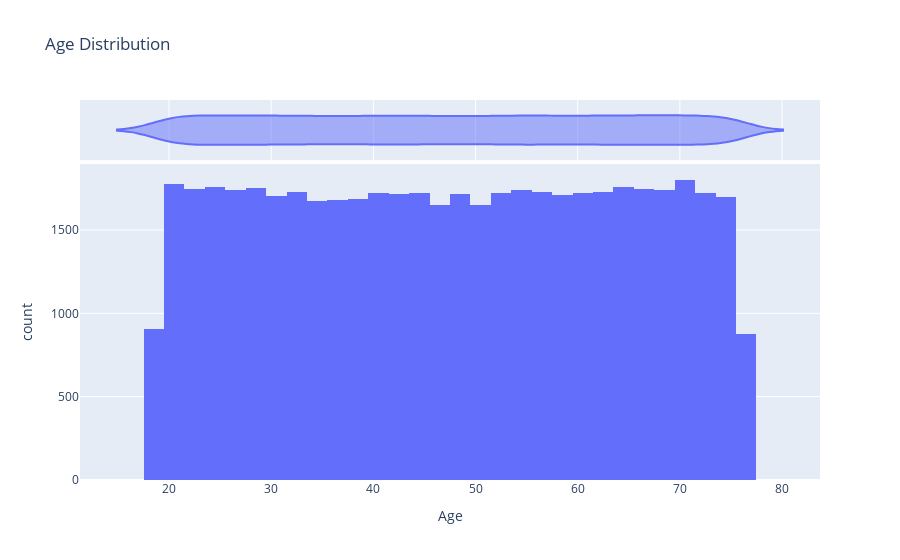

Notebook source saved alongside this figure:
### Code cell
# Calculate age
current_year = pd.Timestamp.now().year
customer_transactions['Age'] = current_year - customer_transactions['Birthdate'].dt.year

# Create histogram with KDE
fig = px.histogram(customer_transactions, x='Age', nbins=30, marginal='violin', title='Age Distribution')

# Show the plot
fig.show()

### Figure 1 — Plotly figure (JSON) as saved in the notebook; plotly's stock layout.template omitted (floating-point values rounded to 4 significant figures; data arrays with more than 128 entries replaced by an {"elided": "..."} marker saying what was removed)
{"data": [{"alignmentgroup": "True", "bingroup": "x", "hovertemplate": "Age=%{x}<br>count=%{y}<extra></extra>", "legendgroup": "", "marker": {"color": "#636efa", "pattern": {"shape": ""}}, "name": "", "nbinsx": 30, "offsetgroup": "", "orientation": "v", "showlegend": false, "type": "histogram", "x": {"elided": "50000 int values"}, "xaxis": "x", "yaxis": "y"}, {"alignmentgroup": "True", "hovertemplate": "Age=%{x}<extra></extra>", "legendgroup": "", "marker": {"color": "#636efa"}, "name": "", "offsetgroup": "", "scalegroup": "x", "showlegend": false, "type": "violin", "x": {"elided": "50000 int values"}, "xaxis": "x2", "yaxis": "y2"}], "layout": {"barmode": "relative", "legend": {"tracegroupgap": 0}, "title": {"text": "Age Distribution"}, "xaxis": {"anchor": "y", "domain": [0, 1], "title": {"text": "Age"}}, "xaxis2": {"anchor": "y2", "domain": [0, 1], "matches": "x", "showgrid": true, "showticklabels": false}, "yaxis": {"anchor": "x", "domain": [0, 0.8316], "title": {"text": "count"}}, "yaxis2": {"anchor": "x2", "domain": [0.8416, 1], "matches": "y2", "showgrid": false, "showline": false, "showticklabels": false, "ticks": ""}}}
